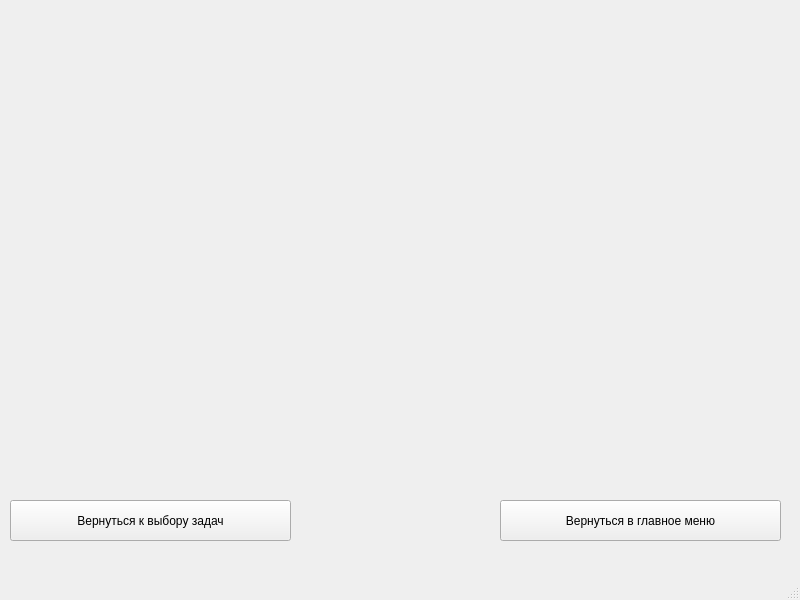
<?xml version="1.0" encoding="UTF-8"?>
<ui version="4.0">
 <class>decision</class>
 <widget class="QMainWindow" name="decision">
  <property name="geometry">
   <rect>
    <x>0</x>
    <y>0</y>
    <width>800</width>
    <height>600</height>
   </rect>
  </property>
  <property name="windowTitle">
   <string>MainWindow</string>
  </property>
  <widget class="QWidget" name="centralwidget">
   <widget class="QLabel" name="label">
    <property name="geometry">
     <rect>
      <x>10</x>
      <y>10</y>
      <width>771</width>
      <height>451</height>
     </rect>
    </property>
    <property name="text">
     <string/>
    </property>
   </widget>
   <widget class="QPushButton" name="pushButton">
    <property name="geometry">
     <rect>
      <x>10</x>
      <y>500</y>
      <width>281</width>
      <height>41</height>
     </rect>
    </property>
    <property name="text">
     <string>Вернуться к выбору задач</string>
    </property>
   </widget>
   <widget class="QPushButton" name="pushButton_2">
    <property name="geometry">
     <rect>
      <x>500</x>
      <y>500</y>
      <width>281</width>
      <height>41</height>
     </rect>
    </property>
    <property name="text">
     <string>Вернуться в главное меню</string>
    </property>
   </widget>
  </widget>
  <widget class="QMenuBar" name="menubar">
   <property name="geometry">
    <rect>
     <x>0</x>
     <y>0</y>
     <width>800</width>
     <height>21</height>
    </rect>
   </property>
  </widget>
  <widget class="QStatusBar" name="statusbar"/>
 </widget>
 <resources/>
 <connections/>
</ui>
